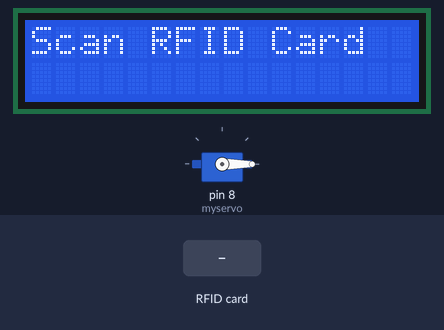
A sketch run on a simulated Arduino Uno, built with avr-gcc and run on an emulated ATmega328P. Shown: servo, 16×2 character LCD. Inputs (shaded band) come from the test bench.

Above: at 1.3 s.
1.4 s: RFID card 5E 7A 19 C4 held to the reader
At 2.9 s:
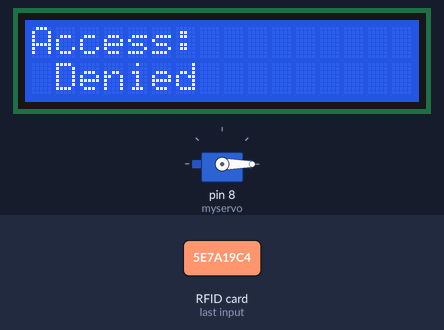
Timing chart, 0 to 4.4 s (numbered marks = the images above; inputs shaded):
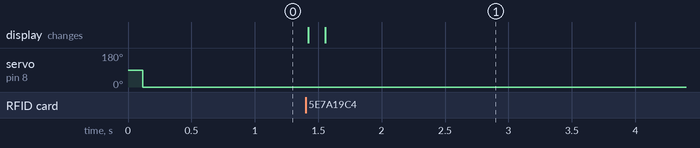

Measured:
- after the input at 1.4 s, the display: first changes at once (image 1 shows a later state)

The sketch:

Code_Of_Barricading.ino
```cpp
/*

================================================================||All Credit of the Code Goes to||=================================================================
                                                              ** *** *****||Mr.Hacker||***** *** **


Must_Watch - https://www.youtube.com/channel/UCF2P1qr-vAe6nnce22WsL2w


Video_Link - https://youtu.be/7uEKTP0RDAA


Follow_here - https://www.instagram.com/_mr._coder_/

====================================================================================================================================================================

*/


#include <Servo.h>


#include <Servo.h>

Servo myservo;  // create servo object to control a servo


#include <SPI.h>
#include <MFRC522.h>
#include <LiquidCrystal.h>

const int rs = 2, en = 3, d4 = 7, d5 = 6, d6 = 5, d7 = 4;
LiquidCrystal lcd(rs, en, d4, d5, d6, d7);


#define SS_PIN 10
#define RST_PIN 9

MFRC522 mfrc522(SS_PIN, RST_PIN);   // Create MFRC522 instance.
void setup()
{
  myservo.attach(8);
  SPI.begin();
  mfrc522.PCD_Init();
  lcd.begin(16, 2);
  lcd.print("Scan RFID Card");
  myservo.write(0);


}
void loop()
{

  if ( ! mfrc522.PICC_IsNewCardPresent())
  {
    return;
  }

  if ( ! mfrc522.PICC_ReadCardSerial())
  {
    return;
  }

  lcd.clear();
  lcd.begin(16, 2);
  lcd.print("UID tag :");
  String content= "";
  byte letter;
  for (byte i = 0; i < mfrc522.uid.size; i++)
  {
    lcd.setCursor(0, 1);
     lcd.print(mfrc522.uid.uidByte[i] < 0x10 ? " 0" : " ");
     lcd.print(mfrc522.uid.uidByte[i], HEX);
     content.concat(String(mfrc522.uid.uidByte[i] < 0x10 ? " 0" : " "));
     content.concat(String(mfrc522.uid.uidByte[i], HEX));
  }
lcd.clear();
lcd.begin(16, 2);
 lcd.print("Access: ");
 content.toUpperCase();

//                                 || -------------------- Main -------------------- ||                                (Servo Control)

  if (content.substring(1) == "Card_UID" ) //    ---- Enter your cards UID Here -----
  {
   lcd.setCursor(0,1);
    lcd.print(" Granted");
    delay(500);
    myservo.write(90);
    delay(5000);
   lcd.clear();
    setup();
  }

 else   {
  lcd.setCursor(0, 1);
    lcd.print(" Denied");
    delay(2000);
    myservo.write(0);
    delay(3000);
    lcd.clear();
      setup();
      }
}
```
